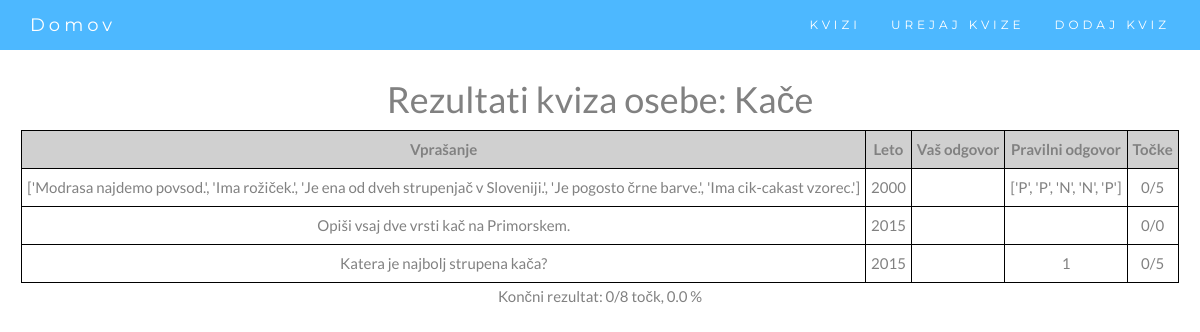
Page /rezulati/17/Kače/ on the committed database.
### webapp/models.py (models this page shows)
class PravilnoNepravilnoModel(models.Model):
    id = models.UUIDField(primary_key=True, default=uuid.uuid4, editable=False)
    leto = models.IntegerField(default=0)
    kviz = models.ForeignKey(dbQuiz, on_delete=CASCADE, null=True)
    opis = models.CharField(max_length=1000)
    longitude = models.FloatField() # koordinate za leaflet (bomo spremenili na koncu)
    latitude = models.FloatField()
    vprasanje = models.CharField(max_length=1000, default="nan") # seznam vprašanj
    pravilni_odgovor = models.CharField(max_length=1000, default="nan") # seznam pravilnih odgovorov

class OpisnoModel(models.Model):
    id = models.UUIDField(primary_key=True, default=uuid.uuid4, editable=False)
    leto = models.IntegerField(default=0)
    kviz = models.ForeignKey(dbQuiz, on_delete=CASCADE, null=True)
    opis = models.CharField(max_length=1000)
    longitude = models.FloatField() # koordinate za leaflet (bomo spremenili na koncu)
    latitude = models.FloatField()
    vprasanje = models.CharField(max_length=1000) # seznam vprašanj, odvisno od tipa

class IzberiOdgovorModel(models.Model):
    id = models.UUIDField(primary_key=True, default=uuid.uuid4, editable=False)
    leto = models.IntegerField(default=0)
    kviz = models.ForeignKey(dbQuiz, on_delete=CASCADE, null=True)
    opis = models.CharField(max_length=1000)
    longitude = models.FloatField() # koordinate za leaflet (bomo spremenili na koncu)
    latitude = models.FloatField()
    vprasanje = models.CharField(max_length=100)
    odgovor1 = models.CharField(max_length=100, default="nan")
    odgovor2 = models.CharField(max_length=100, default="nan")
    odgovor3 = models.CharField(max_length=100, default="nan")
    odgovor4 = models.CharField(max_length=100, default="nan")
    odgovor5 = models.CharField(max_length=100, default="nan")
    pravilni_odgovor = models.IntegerField() # številka pravilnega odgovora

### webapp/views.py (the view, shortened to what this page needs)
# urls.py: path('rezulati/<int:kviz>/<str:username>/', views.rezultati, name='rezulati'),
def rezultati(request, kviz, username):
    vse_tocke = 0
    zasluzene_tocke = 0
    import ast
    def eval_pn(vprasanje, odgovor):
        vprasanje = getattr(vprasanje, 'pravilni_odgovor')
        odgovor = getattr(odgovor, 'odgovori')
        vprasanje = ast.literal_eval(vprasanje)
        odgovor = ast.literal_eval(odgovor)
        t = 0
        for i in range(len(vprasanje)):
            if vprasanje[i] == odgovor[i]:
                t += 1
        return(t)
    def eval_izbirno(vprasanje, odgovor):
        if str(getattr(vprasanje, 'pravilni_odgovor')) == str(getattr(odgovor, 'odgovori')):
            return(3)
        else: return(0)
    vsa_vprasanja = []
    odgovori = []
    tocke = []
    trenutni = []
    vsa_vprasanja += OpisnoModel.objects.filter(kviz__id=kviz)
    odgovori += OdgovorOpisnoModel.objects.filter(user=username, vprasanje__in=vsa_vprasanja)
    trenutni += OdgovorOpisnoModel.objects.filter(user=username, vprasanje__in=vsa_vprasanja)
    for i in odgovori:
        tocke.append('/')
    vsa_vprasanja = []
    trenutni = []
    vsa_vprasanja += PravilnoNepravilnoModel.objects.filter(kviz__id=kviz)
    odgovori += OdgovorPravilnoNepravilnoModel.objects.filter(user=username, vprasanje__in=vsa_vprasanja)
    trenutni += OdgovorPravilnoNepravilnoModel.objects.filter(user=username, vprasanje__in=vsa_vprasanja)
    for i in trenutni:
        tocke.append(str(eval_pn(i.vprasanje, i)) + '/5')
        zasluzene_tocke += eval_pn(i.vprasanje, i)
    for i in vsa_vprasanja:
        vse_tocke += 5
    vsa_vprasanja = []
    trenutni = []
    vsa_vprasanja += IzberiOdgovorModel.objects.filter(kviz__id=kviz)
    odgovori += OdgovorIzberiOdgovorModel.objects.filter(user=username, vprasanje__in=vsa_vprasanja)
    trenutni += OdgovorIzberiOdgovorModel.objects.filter(user=username, vprasanje__in=vsa_vprasanja)
    for i in trenutni:
        tocke.append(str(eval_izbirno(i.vprasanje, i)) + '/3')
        zasluzene_tocke += eval_izbirno(i.vprasanje, i)
    for i in vsa_vprasanja:
        vse_tocke += 3
    if vse_tocke > 0:
        rez = str(zasluzene_tocke) + '/' + str(vse_tocke) + ' točk, ' + str(round(100 * zasluzene_tocke/vse_tocke, 1)) + ' %'
    else:
        rez = '0/0 točk, 0.0 %'
    vsa_vprasanja = []
    vsa_vprasanja += OpisnoModel.objects.filter(kviz__id=kviz)
    vsa_vprasanja += PravilnoNepravilnoModel.objects.filter(kviz__id=kviz)
    vsa_vprasanja += IzberiOdgovorModel.objects.filter(kviz__id=kviz)
    vsa_vprasanja = sorted(vsa_vprasanja, key=lambda x: x.leto)
    a = []
    b = []
    c = []
    d = []
    e = []
    def v_leto(leto):
        if leto < 0:
            return str(- leto) + ' pr. n. št.'
        else:
            return str(leto)
    for i in vsa_vprasanja:
        x = False
        y = 0
        if not x:
            a.append(v_leto(i.leto))
            c.append(i.vprasanje)
            b.append('')
            try:
                d.append(i.pravilni_odgovor)
            except:
                d.append('')
                e.append('0/0')
            try:
                z = i.odgovor1
                e.append('0/3')
            except:
                e.append('0/5')
    rezul = zip(a,b,c,d,e)
    return render(request, "rezultati.html", {'rezultat': rez, 'odgovori': rezul, 'username': username})

### templates/rezultati.html (shortened to what this page needs)
{% extends "skeleton.html" %}
{% block content %}
    <h1>Rezultati kviza osebe: {{username}}</h1>
    <table style="border: 1px solid black;">
        <tr>
            <th>Vprašanje</th>
            <th>Leto</th>
            <th>Vaš odgovor</th>
            <th>Pravilni odgovor</th>
            <th>Točke</th>
        </tr>
        {% for a,b,c,d,e in odgovori %}
            <tr>
                <td>{{c}}</td>
                <td>{{a}}</td>
                <td>{{b}}</td>
                <td>{{d}}</td>
                <td>{{e}}</td>
            </tr>
        {%endfor%}
    </table>
    Končni rezultat: {{rezultat}}
{% endblock content %}

### webapp/static/webapp/style.css (style rules this page uses)
body { font: 400 15px Lato, sans-serif; line-height: 1.8; color: #818181; }
table { margin-left: auto; margin-right: auto; }

### templates/rezultati.html (style rules this page uses)
table, th, td, tr { border: 1px solid black; }
td, th { text-align: center; padding: 5px; }
th { background-color: rgb(208, 208, 208); }

### rows in the picture
PravilnoNepravilnoModel: odgovori "['Modrasa najdemo povsod.', 'Ima rožiček.', 'Je ena od dveh strupenjač v Sloveniji.', 'Je pogosto črne barve.', 'Ima cik-cakast vzorec.']", odgovori "['P', 'P', 'N', 'N', 'P']"
OpisnoModel: odgovori "Opiši vsaj dve vrsti kač na Primorskem."
IzberiOdgovorModel: odgovori "Katera je najbolj strupena kača?"

### other values in the picture
{{ username }} "Kače"
{{ a }} "2000" "2015" "2015"
{{ e }} "0/5" "0/0" "0/5"
{{ d }} "1"
{{ rezultat }} "0/8 točk, 0.0 %"
